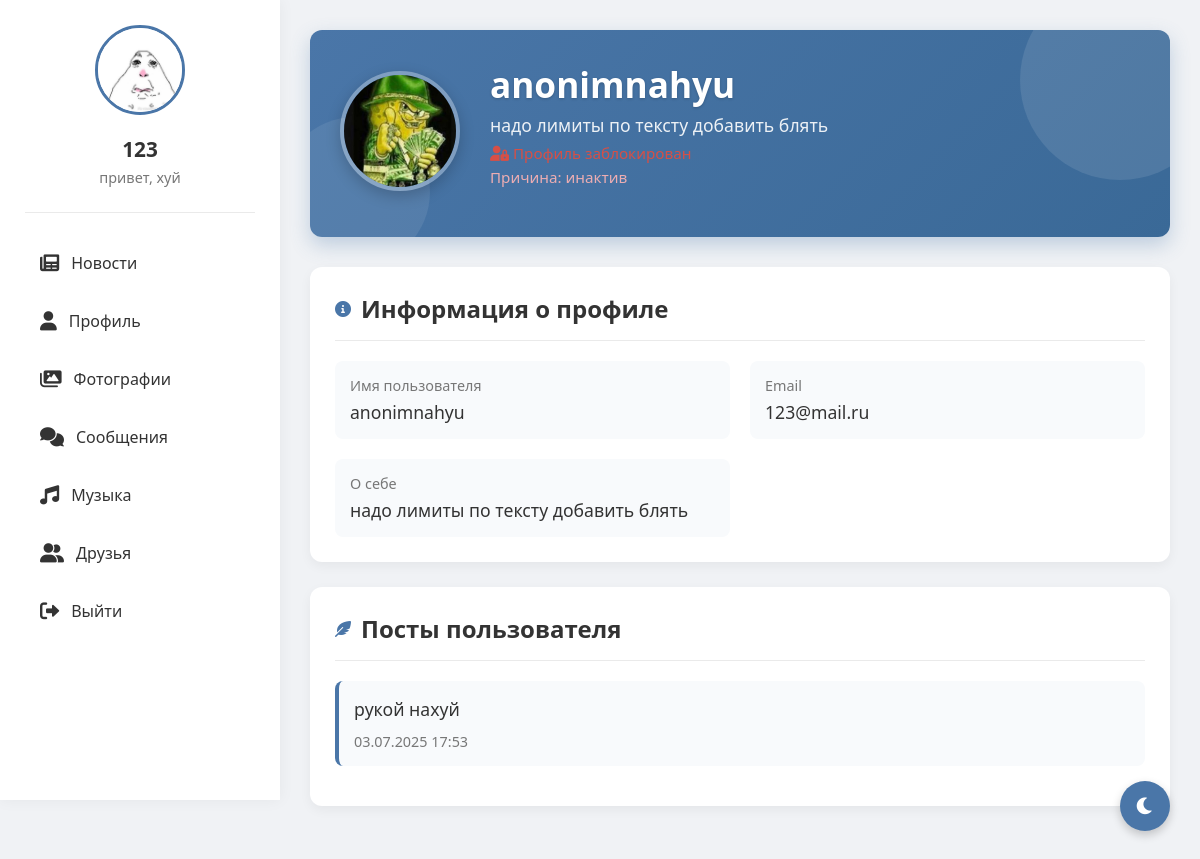
Screenshot of /profile/8 (signed in) with the database file from the repository.
### tables this page shows
CREATE TABLE users (
                id INTEGER PRIMARY KEY AUTOINCREMENT,
                username TEXT UNIQUE NOT NULL,
                password TEXT NOT NULL,
                email TEXT,
                bio TEXT,
                avatar TEXT, role TEXT DEFAULT 'user' CHECK(role IN ('admin', 'moderator', 'user')), is_online BOOLEAN DEFAULT FALSE, last_seen DATETIME, banner TEXT, is_blocked BOOLEAN DEFAULT 0, block_reason TEXT);

CREATE TABLE posts (
                id INTEGER PRIMARY KEY AUTOINCREMENT,
                user_id INTEGER NOT NULL,
                content TEXT NOT NULL,
                timestamp DATETIME DEFAULT CURRENT_TIMESTAMP,
                FOREIGN KEY(user_id) REFERENCES users(id));

### routes/profile.py (the view, shortened to what this page needs)
@bp.route('/profile', methods=['GET', 'POST'], defaults={'user_id': None})
@bp.route('/profile/<int:user_id>', methods=['GET'])
def profile(user_id):
    if 'user_id' not in session:
        return redirect(url_for('auth.index'))
    if user_id is None:
        user_id = session['user_id']
        is_own_profile = True
    else:
        is_own_profile = (user_id == session['user_id'])
    conn = get_db()
    c = conn.cursor()
    c.execute("SELECT id, username, email, bio, avatar, role FROM users WHERE id = ?", (session['user_id'],))
    me = c.fetchone()
    current_user = {
        'id': me[0],
        'username': me[1],
        'email': me[2],
        'bio': me[3],
        'avatar': me[4],
        'role': me[5]
    } if me else None
    c.execute("SELECT id, username, email, bio, avatar, banner, is_online, last_seen, is_blocked, block_reason FROM users WHERE id = ?", (user_id,))
    user = c.fetchone()
    if not user:
        flash('Пользователь не найден', 'error')
        conn.close()
        return redirect(url_for('feed.feed'))
    user_data = {
        'id': user[0],
        'username': user[1],
        'email': user[2],
        'bio': user[3],
        'avatar': user[4],
        'banner': user[5],
        'is_online': bool(user[6]),
        'last_seen': user[7],
        'is_blocked': bool(user[8]),
        'block_reason': user[9]
    }
    block_moderator = None
    if user_data['is_blocked']:
        c.execute("""
            SELECT b.id, b.reason, b.created_at, u.username AS moderator
            FROM bans b LEFT JOIN users u ON b.moderator_id = u.id
            WHERE b.user_id = ?
            ORDER BY b.created_at DESC
            LIMIT 1
        """, (user_id,))
        last_ban = c.fetchone()
        if last_ban and last_ban['moderator']:
            block_moderator = last_ban['moderator']
    c.execute("SELECT id, content, timestamp FROM posts WHERE user_id = ? ORDER BY timestamp DESC", (user_id,))
    posts = c.fetchall()
    conn.close()
    return render_template('profile.html',
                         user=user_data,
                         current_user=current_user,
                         block_moderator=block_moderator,
                         posts=posts,
                         is_own_profile=is_own_profile)

### app.py (called while the page is built)
def _gen_csrf_token():
    import secrets
    token = session.get('_csrf_token')
    if not token:
        token = secrets.token_urlsafe(32)
        session['_csrf_token'] = token
    return token

@app.context_processor
def inject_csrf():
    return {'csrf_token': _gen_csrf_token()}

@app.before_request
def csrf_protect():
    if request.method in ('POST','PUT','PATCH','DELETE'):
        if request.path.startswith('/socket.io') or request.path.startswith('/static'):
            return None
        if request.endpoint in {'auth.index'}:
            if not session.get('_csrf_token'):
                return None
        token = None
        token = request.headers.get('X-CSRFToken') or request.headers.get('X-CSRF-Token')
        if not token:
            token = request.form.get('csrf_token') or request.args.get('csrf_token')
        if not token and request.is_json:
            try:
                token = (request.get_json(silent=True) or {}).get('csrf_token')
            except Exception:
                token = None
        if not token or token != session.get('_csrf_token'):
            return ('CSRF token missing or invalid', 400)

def datetimeformat(value, format='%d.%m.%Y %H:%M'):
    if not value:
        return ''
    if isinstance(value, datetime):
        dt = value
    else:
        s = str(value)
        dt = None
        for fmt in ('%Y-%m-%d %H:%M:%S.%f', '%Y-%m-%d %H:%M:%S'):
            try:
                dt = datetime.strptime(s, fmt)
                break
            except ValueError:
                pass
        if dt is None:
            try:
                dt = datetime.fromisoformat(s)
            except Exception:
                return s
    return dt.strftime(format)

def banreason(value):
    if not value:
        return ''
    try:
        s = str(value)
        parts = s.split(':', 1)
        return parts[1].strip() if len(parts) == 2 else s
    except Exception:
        return value

### models.py (called while the page is built)
def get_db():
    conn = sqlite3.connect('social_network.db')
    conn.row_factory = sqlite3.Row
    return conn

### templates/profile.html (shortened to what this page needs)
<!DOCTYPE html>
<html lang="ru">
<head>
    <link href="https://cdnjs.cloudflare.com/ajax/libs/font-awesome/6.0.0/css/all.min.css" rel="stylesheet">
</head>
<body>
    <div class="app-container">
        <div class="sidebar">
            <div class="profile-card">
                <img src="{{ url_for('static', filename='uploads/' + current_user.avatar) if current_user and current_user.avatar else url_for('static', filename='uploads/default_avatar.png') }}"
                     alt="Avatar"
                     id="sidebar-avatar"
                     onerror="this.onerror=null; this.src='{{ url_for('static', filename='uploads/default_avatar.png') }}'">
                <h3>{{ current_user.username if current_user else 'Профиль' }}</h3>
                <p>{{ current_user.bio if current_user else 'Статус не указан' }}</p>
            </div>
            <div class="nav">
                <a href="{{ url_for('feed.feed') }}">
                    <i class="fas fa-newspaper"></i> Новости
                </a>
                <a href="{{ url_for('profile.profile') }}">
                    <i class="fas fa-user"></i> Профиль
                </a>
                <a href="{{ url_for('gallery.gallery') }}">
                    <i class="fas fa-images"></i> Фотографии
                </a>
                <a href="{{ url_for('messages.messages') }}" {% if active_page == 'messages' %}class="active"{% endif %}>
                    <i class="fas fa-comments"></i> Сообщения
                </a>
                <a href="{{ url_for('music.music_index') }}" {% if active_page == 'music' %}class="active"{% endif %}>
                    <i class="fas fa-music"></i> Музыка
                </a>
                <a href="{{ url_for('friends.friends') }}" {% if active_page == 'friends' %}class="active"{% endif %}>
                    <i class="fas fa-user-friends"></i> Друзья
                </a>
                <a href="{{ url_for('static.logout') }}">
                    <i class="fas fa-sign-out-alt"></i> Выйти
                </a>
            </div>
        </div>
        <div class="content">
            <div class="profile-header">
                <div class="profile-avatar">
                    <img src="{{ url_for('static', filename='uploads/' + user.avatar) if user.avatar else url_for('static', filename='uploads/default_avatar.png') }}"
                         alt="Avatar"
                         id="header-avatar"
                         onerror="this.onerror=null; this.src='{{ url_for('static', filename='uploads/default_avatar.png') }}'">
                </div>
                <div class="profile-info">
                    <h1>{{ user.username }}</h1>
                    <p>{{ user.bio or 'Пользователь социальной сети' }}</p>
                    <p style="margin-top:6px; font-size:0.95rem;">
                        {% if user.is_blocked %}
                            <span style="color:#e74c3c"><i class="fas fa-user-lock"></i> Профиль заблокирован</span>
                            {% if user.block_reason %}
                                <span style="display:block; color:#ffb4b4; margin-top:4px;">Причина: {{ user.block_reason | banreason }}</span>
                            {% endif %}
                        {% else %}
                            {% if user.is_online %}
                                <span style="color:#2ecc71"><i class="fas fa-circle"></i> онлайн</span>
                            {% else %}
                                <span style="color:#999"><i class="fas fa-clock"></i> был(а) {{ user.last_seen | datetimeformat }}</span>
                            {% endif %}
                        {% endif %}
                    </p>
                    <div class="profile-stats">
                    </div>
                </div>
            </div>
            <div class="section">
                <div class="section-title">
                    <i class="fas fa-info-circle"></i>
                    <h2>Информация о профиле</h2>
                </div>
                <div class="info-grid">
                    <div class="info-item">
                        <label>Имя пользователя</label>
                        <p>{{ user.username }}</p>
                    </div>
                    <div class="info-item">
                        <label>Email</label>
                        <p>{{ user.email or 'Не указан' }}</p>
                    </div>
                    <div class="info-item">
                        <label>О себе</label>
                        <p>{{ user.bio or 'Не указано' }}</p>
                    </div>
                </div>
            </div>
            <div class="section user-posts">
                <div class="section-title">
                    <i class="fas fa-feather-alt"></i>
                    <h2>Посты пользователя</h2>
                </div>
                {% if posts %}
                    {% for post in posts %}
                    <div class="post-item">
                        <div class="post-content">{{ post[1] }}</div>
                        <div class="post-time">{{ post[2] | datetimeformat }}</div>
                    </div>
                    {% endfor %}
                {% else %}
                    <div class="empty-posts">
                        <i class="fas fa-feather"></i>
                        <p>Пользователь еще не опубликовал постов</p>
                    </div>
                {% endif %}
            </div>
        </div>
    </div>
    <button class="theme-toggle" id="themeToggle">
        <i class="fas fa-moon"></i>
    </button>
</body>
</html>

### static/css/hud.css (style rules this page uses)
.sidebar { width:280px; position:fixed; left:0; top:0; height:100vh; padding:25px; background: var(--sidebar-bg, var(--bg-secondary, #ffffff)); color: var(--text-color, var(--text-primary, #333)); box-shadow: 0 0 15px var(--shadow-color, rgba(0,0,0,0.05)); z-index:100; }
.content { margin-left:280px; }
.profile-card { text-align:center; padding-bottom:25px; border-bottom:1px solid var(--border-color, #eaeaea); margin-bottom:25px; }
.profile-card img { width:90px; height:90px; border-radius:50%; object-fit:cover; border:3px solid var(--primary-color, #4a76a8); }
.profile-card h3 { margin:15px 0 5px; font-size:1.3rem; }
.profile-card p { color: var(--secondary-text, var(--text-secondary, #777)); font-size:0.9rem; }
.nav { margin-top:15px; }
.nav a { display:flex; align-items:center; padding:14px 15px; text-decoration:none; border-radius:8px; margin-bottom:8px; color: var(--text-color, var(--text-primary, #333)); transition: all .2s; }
.nav a i { margin-right:12px; font-size:1.2rem; }

### rows the page displays
users: avatar (picture), username "123", bio "привет, хуй"
users: avatar (picture), username "anonimnahyu", bio "надо лимиты по тексту добавить блять", block_reason|banreason "инактив", email "123@mail.ru"
posts: content "рукой нахуй", timestamp "03.07.2025 17:53"
